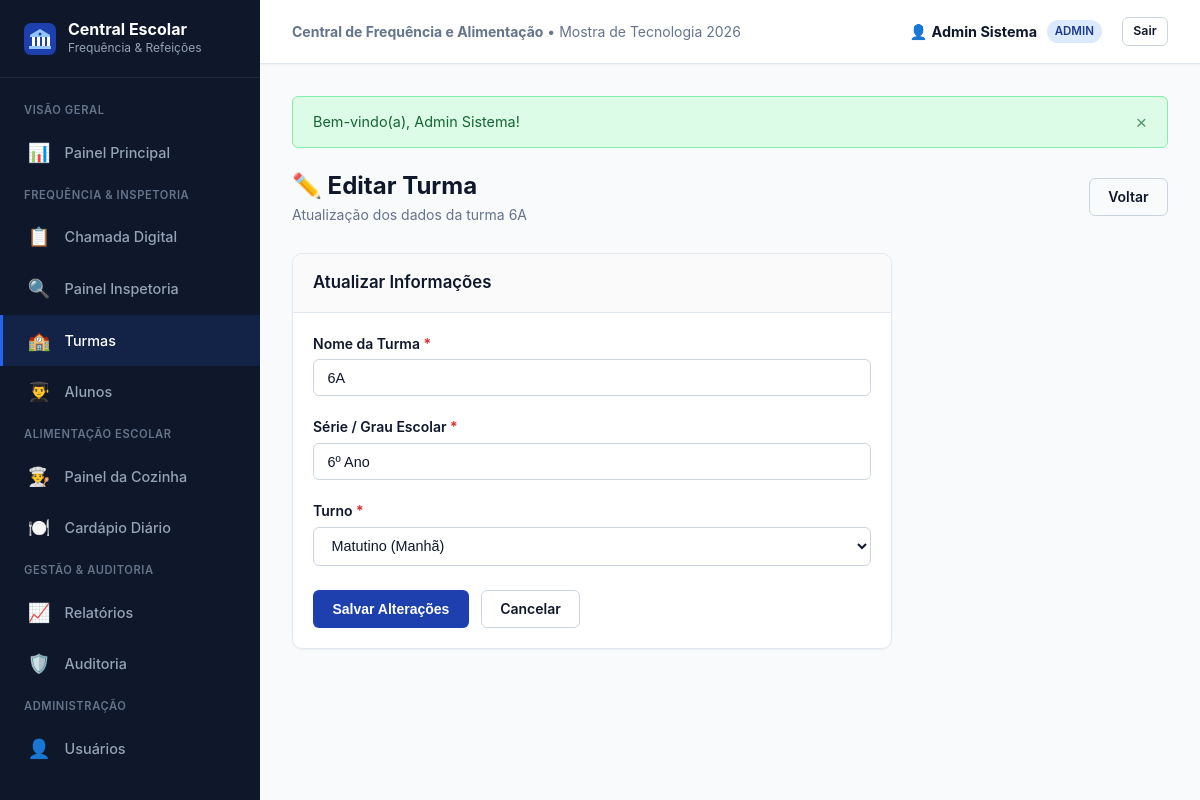
The page /turmas/editar/1 (signed in) on the database its author committed.
### tables this page shows
CREATE TABLE IF NOT EXISTS turma (
    id              INT UNSIGNED    NOT NULL AUTO_INCREMENT,
    nome            VARCHAR(50)     NOT NULL COMMENT 'Nome da turma (ex: 6A, 7B)',
    ano_letivo_id   INT UNSIGNED    NOT NULL COMMENT 'FK para ano_letivo',
    turno           ENUM('matutino','vespertino','noturno') NOT NULL COMMENT 'Turno da turma',
    serie           VARCHAR(30)     NOT NULL COMMENT 'Série/Ano escolar (ex: 6º Ano)',
    created_at      DATETIME        NOT NULL DEFAULT CURRENT_TIMESTAMP,
    updated_at      DATETIME        NOT NULL DEFAULT CURRENT_TIMESTAMP ON UPDATE CURRENT_TIMESTAMP,
    PRIMARY KEY (id),
    CONSTRAINT fk_turma_ano_letivo
        FOREIGN KEY (ano_letivo_id) REFERENCES ano_letivo(id)
        ON DELETE RESTRICT ON UPDATE CASCADE
);

### app/controllers/TurmasController.php (called while the page is built, shortened)
<?php
class TurmasController extends Controller
{
    public function editar(int $id = 0): void
    {
        $turmaModel = $this->model('Turma');
        $turma = $turmaModel->findById($id);
        $this->view('turmas/editar', [
            'titulo' => 'Editar Turma',
            'turma'  => $turma,
        ]);
    }
}

### core/App.php (called while the page is built, shortened)
<?php
class App
{
    protected string $method = 'index';
    public function __construct()
    {
        $url = $this->parseUrl();
        if (isset($url[0]) && !empty($url[0])) {
            $nomeControlador = ucfirst(strtolower($url[0])) . 'Controller';
            $arquivoControlador = ROOT_PATH . '/app/controllers/' . $nomeControlador . '.php';
            if (file_exists($arquivoControlador)) {
                unset($url[0]);
            } else {
                $this->exibir404();
                return;
            }
        }
        $this->controller = new $this->controller();
        if (isset($url[1]) && !empty($url[1])) {
            $metodo = strtolower($url[1]);
            if (method_exists($this->controller, $metodo)) {
                $this->method = $metodo;
                unset($url[1]);
            } else {
                $this->exibir404();
                return;
            }
        }
        $this->params = $url ? array_values($url) : [];
        call_user_func_array([$this->controller, $this->method], $this->params);
    }
    protected function parseUrl(): array
    {
        if (isset($_GET['url'])) {
            $url = filter_var(rtrim($_GET['url'], '/'), FILTER_SANITIZE_URL);
            return explode('/', $url);
        }
        return [];
    }
}

### index.php (called while the page is built, shortened)
<?php
require_once ROOT_PATH . '/config/database.php';
require_once ROOT_PATH . '/core/App.php';
require_once ROOT_PATH . '/core/Controller.php';
require_once ROOT_PATH . '/core/Model.php';
require_once ROOT_PATH . '/core/Helpers.php';
$app = new App();

### config/database.php (called while the page is built, shortened)
<?php
class Database
{
    private static ?Database $instance = null;
    private function __construct()
    {
        $dsn = 'mysql:host=' . DB_HOST . ';dbname=' . DB_NAME . ';charset=' . DB_CHARSET;
        $opcoes = [
            PDO::ATTR_ERRMODE            => PDO::ERRMODE_EXCEPTION,
            PDO::ATTR_DEFAULT_FETCH_MODE => PDO::FETCH_OBJ,
            PDO::ATTR_EMULATE_PREPARES   => false,
        ];
        try {
            $this->pdo = new PDO($dsn, DB_USER, DB_PASS, $opcoes);
        } catch (PDOException $e) {
            die('Erro ao conectar com o banco de dados: ' . $e->getMessage());
        }
    }
    public static function connect(): PDO
    {
        if (self::$instance === null) {
            self::$instance = new self();
        }
        return self::$instance->pdo;
    }
}

### core/Model.php (called while the page is built, shortened)
<?php
class Model
{
    protected PDO $db;
    protected string $table = '';
    public function __construct()
    {
        $this->db = Database::connect();
    }
    public function findById(int $id): object|false
    {
        $sql = "SELECT * FROM {$this->table} WHERE id = :id LIMIT 1";
        $stmt = $this->db->prepare($sql);
        $stmt->bindParam(':id', $id, PDO::PARAM_INT);
        $stmt->execute();
        return $stmt->fetch();
    }
}

### app/views/turmas/editar.php (the view, shortened to what this page needs)
<div class="page-header">
    <div>
        <h1 class="page-header-title">✏️ Editar Turma</h1>
        <p class="breadcrumb-info">Atualização dos dados da turma <?= sanitize($turma->nome) ?></p>
    </div>
    <div class="page-header-actions">
        <a href="<?= BASE_URL ?>/turmas" class="btn btn-outline">Voltar</a>
    </div>
</div>
<div class="card" style="max-width: 600px;">
    <div class="card-header">
        <h3>Atualizar Informações</h3>
    </div>
    <div class="card-body">
        <form action="<?= BASE_URL ?>/turmas/editar/<?= $turma->id ?>" method="POST">
            <div class="form-group">
                <label for="nome" class="form-label required">Nome da Turma</label>
                <input type="text" id="nome" name="nome" class="form-control" value="<?= sanitize($turma->nome) ?>" required autofocus>
            </div>
            <div class="form-group">
                <label for="serie" class="form-label required">Série / Grau Escolar</label>
                <input type="text" id="serie" name="serie" class="form-control" value="<?= sanitize($turma->serie) ?>" required>
            </div>
            <div class="form-group">
                <label for="turno" class="form-label required">Turno</label>
                <select id="turno" name="turno" class="form-control" required>
                    <option value="matutino" <?= ($turma->turno === 'matutino') ? 'selected' : '' ?>>Matutino (Manhã)</option>
                </select>
            </div>
            <div style="display: flex; gap: 0.75rem; margin-top: 1.5rem;">
                <button type="submit" class="btn btn-primary">Salvar Alterações</button>
                <a href="<?= BASE_URL ?>/turmas" class="btn btn-outline">Cancelar</a>
            </div>
        </form>
    </div>
</div>

### public/css/style.css (style rules this page uses)
:root { --primary: #1e40af; --primary-hover: #1d4ed8; --primary-light: #dbeafe; --primary-dark: #1e3a8a; --success: #16a34a; --success-light: #dcfce7; --success-border: #86efac; --warning: #d97706; --warning-light: #fef3c7; --warning-border: #fcd34d; --danger: #dc2626; --danger-light: #fee2e2; --danger-border: #fca5a5; --info: #0284c7; --info-light: #e0f2fe; --info-border: #7dd3fc; --bg-app: #f8fafc; --surface: #ffffff; --surface-hover: #f1f5f9; --border: #e2e8f0; --border-dark: #cbd5e1; --text-main: #0f172a; --text-muted: #64748b; --text-light: #94a3b8; --sidebar-bg: #0f172a; --sidebar-hover: #1e293b; --sidebar-active: #2563eb; --sidebar-text: #94a3b8; --sidebar-text-active: #ffffff; --radius-sm: 6px; --radius-md: 10px; --radius-lg: 14px; --shadow-sm: 0 1px 2px 0 rgba(0, 0, 0, 0.05); --shadow-md: 0 4px 6px -1px rgba(0, 0, 0, 0.1), 0 2px 4px -2px rgba(0, 0, 0, 0.1); --shadow-lg: 0 10px 15px -3px rgba(0, 0, 0, 0.1), 0 4px 6px -4px rgba(0, 0, 0, 0.1); --transition: all 0.2s cubic-bezier(0.4, 0, 0.2, 1); }
*, *::before, *::after { box-sizing: border-box; margin: 0; padding: 0; }
body { font-family: -apple-system, BlinkMacSystemFont, "Segoe UI", Roboto, Helvetica, Arial, sans-serif; background-color: var(--bg-app); color: var(--text-main); line-height: 1.5; font-size: 15px; -webkit-font-smoothing: antialiased; }
.breadcrumb-info { font-size: 0.875rem; color: var(--text-muted); }
.page-header { display: flex; align-items: center; justify-content: space-between; margin-bottom: 1.75rem; flex-wrap: wrap; gap: 1rem; }
.page-header-title { font-size: 1.5rem; font-weight: 700; color: var(--text-main); display: flex; align-items: center; gap: 0.6rem; }
.page-header-actions { display: flex; align-items: center; gap: 0.75rem; }
.card { background-color: var(--surface); border-radius: var(--radius-md); border: 1px solid var(--border); box-shadow: var(--shadow-sm); margin-bottom: 1.5rem; overflow: hidden; }
.card-header { padding: 1rem 1.25rem; border-bottom: 1px solid var(--border); background-color: #fafafa; display: flex; align-items: center; justify-content: space-between; }
.card-header h3 { font-size: 1.05rem; font-weight: 600; color: var(--text-main); }
.card-body { padding: 1.25rem; }
.btn { display: inline-flex; align-items: center; justify-content: center; gap: 0.5rem; padding: 0.55rem 1.15rem; font-size: 0.875rem; font-weight: 600; border-radius: var(--radius-sm); border: 1px solid transparent; cursor: pointer; text-decoration: none; transition: var(--transition); line-height: 1.3; }
.btn-primary { background-color: var(--primary); color: #ffffff; }
.btn-outline { background-color: transparent; border-color: var(--border-dark); color: var(--text-main); }
.form-group { margin-bottom: 1.25rem; }
.form-label { display: block; margin-bottom: 0.35rem; font-size: 0.875rem; font-weight: 600; color: var(--text-main); }
.form-label.required::after { content: " *"; color: var(--danger); }
.form-control { width: 100%; padding: 0.6rem 0.85rem; font-size: 0.9rem; border-radius: var(--radius-sm); border: 1px solid var(--border-dark); background-color: var(--surface); color: var(--text-main); transition: var(--transition); outline: none; }

### rows shown on the page
turma: nome "6A", serie "6º Ano", turno "Matutino (Manhã)"

### other values the page prints
APP_NAME "Central de Frequência e Alimentação"
$usuarioAtual['nome'] "Admin Sistema"
$perfilAtual "ADMIN"
$flash['message'] "Bem-vindo(a), Admin Sistema!"
